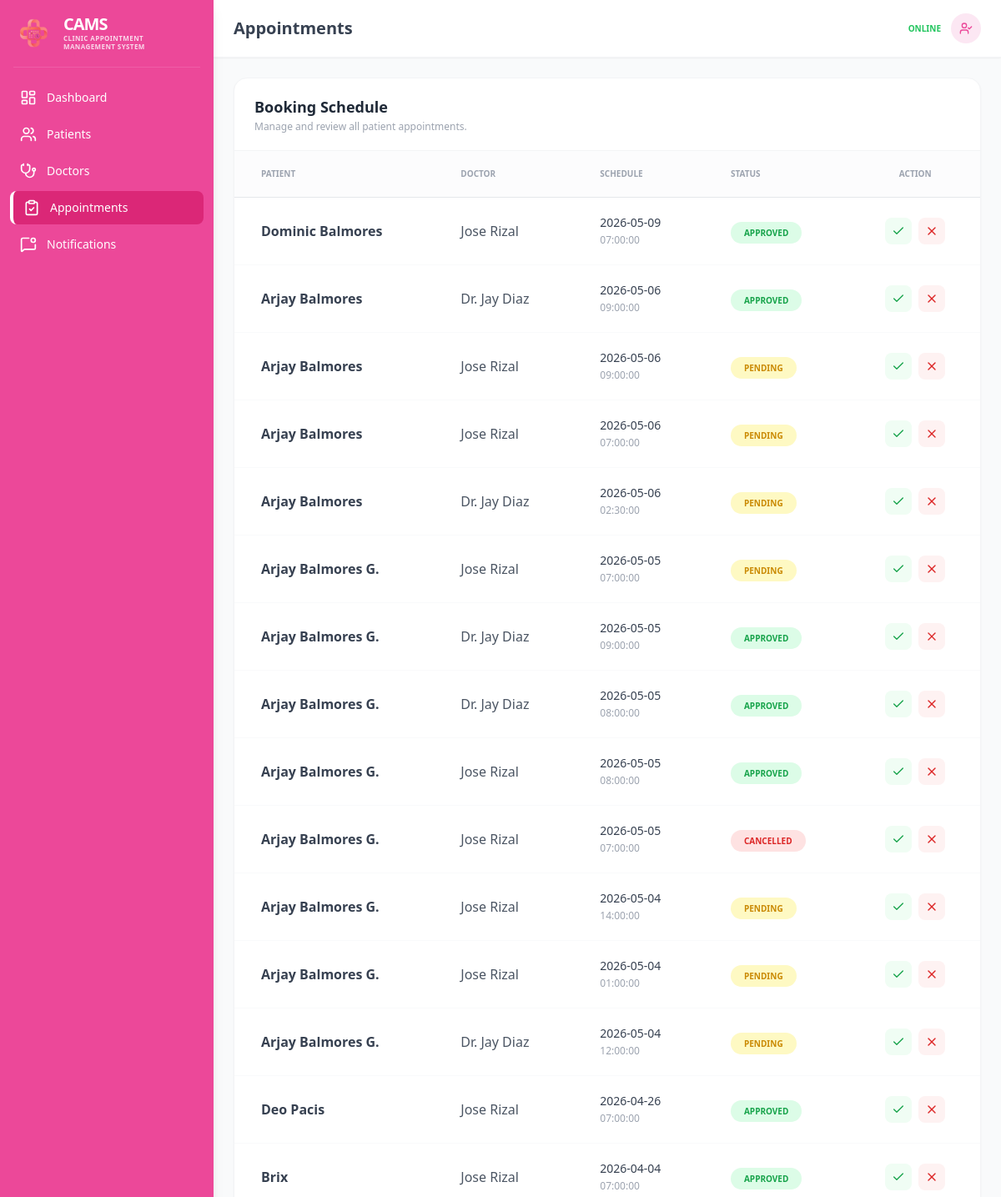
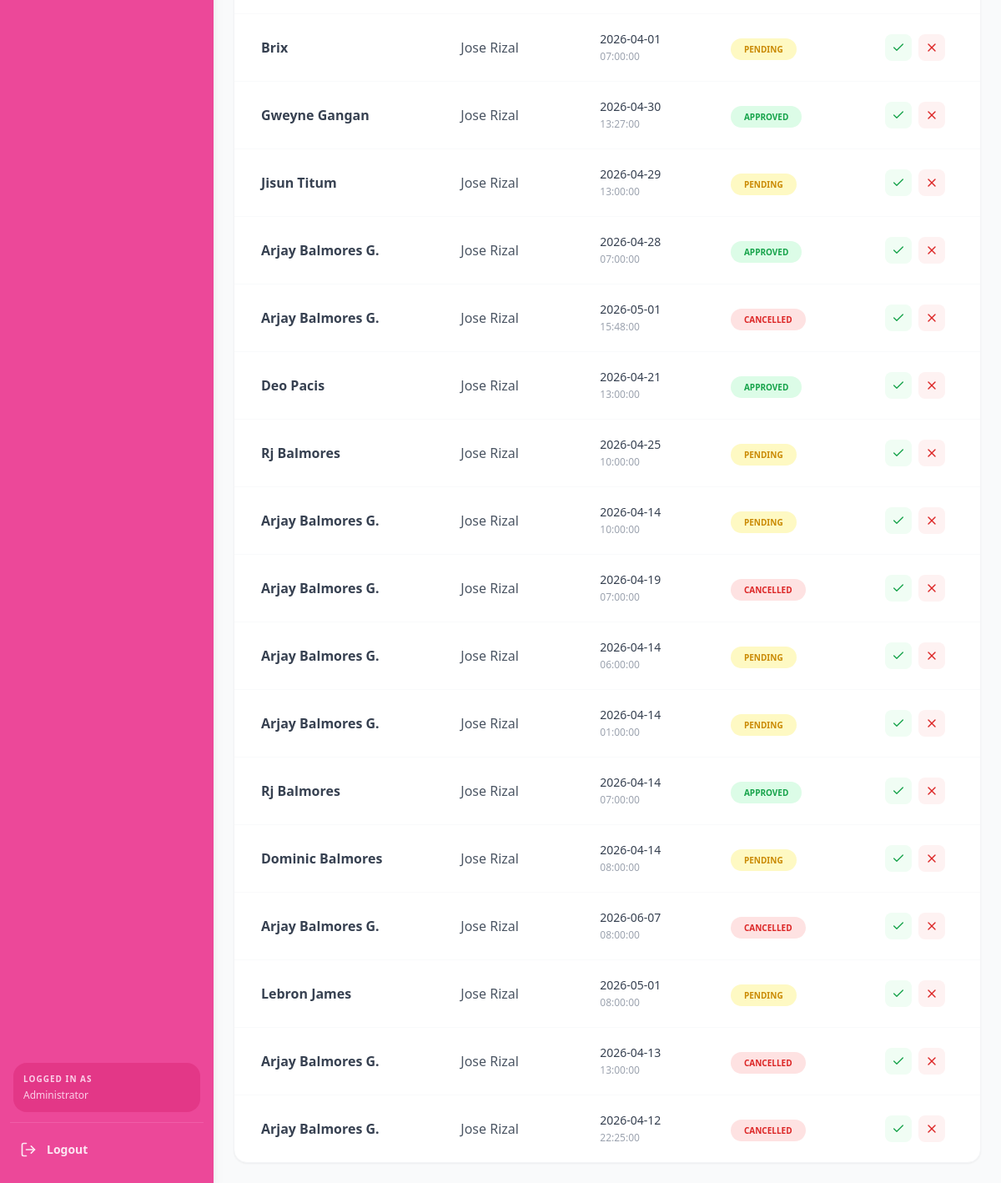
Screenshot of /appointment_dashB.php (signed in) with the database file from the repository (2 pictures, top to bottom).
### tables this page shows
CREATE TABLE `appointments` (
  `id` int(11) NOT NULL,
  `patient_id` int(11) NOT NULL,
  `doctor_id` int(11) NOT NULL,
  `appointment_date` date NOT NULL,
  `appointment_time` time NOT NULL,
  `status` enum('pending','approved','completed','cancelled') DEFAULT 'pending',
  `remarks` text DEFAULT NULL,
  `created_at` timestamp NOT NULL DEFAULT current_timestamp()
);

CREATE TABLE `patients` (
  `id` int(11) NOT NULL,
  `name` varchar(100) NOT NULL,
  `age` int(11) DEFAULT NULL,
  `gender` varchar(10) DEFAULT NULL,
  `contact` varchar(20) NOT NULL,
  `email` varchar(100) NOT NULL,
  `address` text DEFAULT NULL,
  `status` varchar(20) DEFAULT 'Pending',
  `created_at` timestamp NOT NULL DEFAULT current_timestamp()
);

CREATE TABLE `doctors` (
  `id` int(11) NOT NULL,
  `name` varchar(100) NOT NULL,
  `specialization` varchar(100) DEFAULT NULL,
  `contact` varchar(20) DEFAULT NULL,
  `status` enum('available','unavailable') DEFAULT 'available',
  `created_at` timestamp NOT NULL DEFAULT current_timestamp()
);

### appointment_dashB.php (the view, shortened to what this page needs)
<?php
include("conn.php");
?>
<!DOCTYPE html>
<html lang="en">
<head>
    <script src="https://cdn.tailwindcss.com"></script>
</head>
<body class="bg-gray-50 overflow-hidden">
<div class="flex h-screen overflow-hidden">
    <aside id="sidebar" class="fixed md:static inset-y-0 left-0 z-50 w-64 bg-pink-500 text-white flex flex-col shadow-lg
                               -translate-x-full md:translate-x-0 transition-transform duration-300">
        <div class="flex items-center p-4 gap-3">
            <img class="w-12 h-12 flex-shrink-0" src="mainlogo.png" alt="CAMS Logo">
            <div>
                <h1 class="font-bold text-xl uppercase tracking-tighter leading-none">CAMS</h1>
                <p class="font-bold text-[8px] text-pink-100 uppercase tracking-wider opacity-90 leading-tight mt-0.5">
                    Clinic Appointment <br> Management System
                </p>
            </div>
        </div>
        <hr class="border-pink-400 mx-4 opacity-50">
        <nav class="mt-4 flex-1 px-3">
            <ul class="space-y-1">
                <li><a href="admin_dashboard.php" class="flex items-center hover:bg-pink-600 px-3 py-2.5 rounded-lg transition-all"><i data-lucide="layout-dashboard" class="w-5 h-5 flex-shrink-0"></i><span class="ml-3 font-medium text-sm whitespace-nowrap">Dashboard</span></a></li>
                <li><a href="patients_dashB.php" class="flex items-center hover:bg-pink-600 px-3 py-2.5 rounded-lg transition-all"><i data-lucide="users" class="w-5 h-5 flex-shrink-0"></i><span class="ml-3 font-medium text-sm whitespace-nowrap">Patients</span></a></li>
                <li><a href="doctors_dashB.php" class="flex items-center hover:bg-pink-600 px-3 py-2.5 rounded-lg transition-all"><i data-lucide="stethoscope" class="w-5 h-5 flex-shrink-0"></i><span class="ml-3 font-medium text-sm whitespace-nowrap">Doctors</span></a></li>
                <li><a href="appointment_dashB.php" class="flex items-center bg-pink-600 border-l-4 border-white px-3 py-2.5 rounded-lg transition-all"><i data-lucide="clipboard-check" class="w-5 h-5 flex-shrink-0"></i><span class="ml-3 font-medium text-sm whitespace-nowrap">Appointments</span></a></li>
                <li><a href="notification_dashB.php" class="flex items-center hover:bg-pink-600 px-3 py-2.5 rounded-lg transition-all"><i data-lucide="message-square-dot" class="w-5 h-5 flex-shrink-0"></i><span class="ml-3 font-medium text-sm whitespace-nowrap">Notifications</span></a></li>
            </ul>
        </nav>
        <div class="px-4 pb-3">
            <div class="bg-pink-600/50 rounded-2xl p-3">
                <p class="text-[10px] text-pink-200 font-bold uppercase tracking-widest mb-1">Logged in as</p>
                <p class="text-pink-200 text-xs">Administrator</p>
            </div>
        </div>
        <div class="px-3 pb-5">
            <hr class="border-pink-400 mb-3 opacity-50">
            <button onclick="location.href='logout.php'" class="w-full flex items-center px-3 py-2.5 hover:bg-pink-700 rounded-xl transition-all text-pink-100 hover:text-white">
                <i data-lucide="log-out" class="w-5 h-5 flex-shrink-0"></i>
                <span class="ml-3 font-bold text-sm">Logout</span>
            </button>
        </div>
    </aside>
    <div class="flex-1 flex flex-col min-w-0 overflow-hidden">
        <header class="bg-white border-b border-gray-100 shadow-sm px-6 py-4 flex justify-between items-center flex-shrink-0">
            <div class="flex items-center gap-4">
                <h2 class="text-xl font-bold text-gray-700">Appointments</h2>
            </div>
            <div class="flex items-center gap-3">
                <div class="text-right hidden sm:block">
                    <p class="text-[10px] text-green-500 font-semibold uppercase">Online</p>
                </div>
                <div class="w-9 h-9 bg-pink-100 rounded-full flex items-center justify-center text-pink-500">
                    <i data-lucide="user-check" class="w-4 h-4"></i>
                </div>
            </div>
        </header>
        <div class="flex-1 overflow-y-auto custom-scrollbar p-6">
            <div class="bg-white rounded-2xl shadow-sm border border-gray-100 overflow-hidden">
                <div class="px-6 py-5 border-b border-gray-100">
                    <h3 class="text-lg font-black text-gray-800">Booking Schedule</h3>
                    <p class="text-xs text-gray-400 font-medium mt-0.5">Manage and review all patient appointments.</p>
                </div>
                <div class="overflow-x-auto">
                    <table class="w-full text-left">
                        <thead>
                            <tr class="bg-gray-50/50 text-gray-400 uppercase text-[10px] font-black border-b">
                                <th class="px-8 py-5">Patient</th>
                                <th class="px-8 py-5">Doctor</th>
                                <th class="px-8 py-5">Schedule</th>
                                <th class="px-8 py-5">Status</th>
                                <th class="px-8 py-5 text-center">Action</th>
                            </tr>
                        </thead>
                        <tbody class="divide-y divide-gray-50">
                            <?php
                            $result = mysqli_query($conn, "
                                SELECT a.*, p.name AS patient, d.name AS doctor
                                FROM appointments a
                                JOIN patients p ON a.patient_id = p.id
                                JOIN doctors d ON a.doctor_id = d.id
                                ORDER BY a.id DESC
                            ");
                            while ($row = mysqli_fetch_assoc($result)):
                                $status      = $row['status'];
                                $patient     = htmlspecialchars($row['patient']);
                                $doctor      = htmlspecialchars($row['doctor']);
                                $appt_date   = htmlspecialchars($row['appointment_date']);
                                $appt_time   = htmlspecialchars($row['appointment_time']);
                                $status_class = match($status) {
                                    'approved'  => 'bg-green-100 text-green-600',
                                    'pending'   => 'bg-yellow-100 text-yellow-600',
                                    default     => 'bg-red-100 text-red-600',
                                };
                            ?>
                            <tr class="hover:bg-pink-50/30 transition-all">
                                <td class="px-8 py-5 font-bold text-gray-700"><?= $patient; ?></td>
                                <td class="px-8 py-5 text-gray-600"><?= $doctor; ?></td>
                                <td class="px-8 py-5 text-sm">
                                    <span class="font-medium text-gray-700"><?= $appt_date; ?></span><br>
                                    <span class="text-xs text-gray-400"><?= $appt_time; ?></span>
                                </td>
                                <td class="px-8 py-5">
                                    <span class="<?= $status_class; ?> px-4 py-1.5 rounded-full text-[10px] font-black uppercase"><?= htmlspecialchars($status); ?></span>
                                </td>
                                <td class="px-8 py-5">
                                    <div class="flex justify-center gap-2">
                                        <a href="?approve=<?= $row['id']; ?>" title="Approve" class="bg-green-50 text-green-600 p-2 rounded-lg hover:bg-green-500 hover:text-white transition-all">
                                            <i data-lucide="check" class="w-4 h-4"></i>
                                        </a>
                                        <button onclick="confirmCancel(<?= $row['id']; ?>)" title="Cancel" class="bg-red-50 text-red-600 p-2 rounded-lg hover:bg-red-500 hover:text-white transition-all">
                                            <i data-lucide="x" class="w-4 h-4"></i>
                                        </button>
                                    </div>
                                </td>
                            </tr>
                            <?php endwhile; ?>
                        </tbody>
                    </table>
                </div>
            </div>
        </div>
    </div>
</div>
</body>
</html>

### rows the page displays
appointments: patient.name "Dominic Balmores", doctor.name "Jose Rizal", appointment_date "2026-05-09", appointment_time "07:00:00", status "APPROVED"
appointments: patient.name "Arjay Balmores", doctor.name "Dr. Jay Diaz", appointment_date "2026-05-06", appointment_time "09:00:00", status "APPROVED"
appointments: patient.name "Arjay Balmores", doctor.name "Jose Rizal", appointment_date "2026-05-06", appointment_time "09:00:00", status "PENDING"
appointments: patient.name "Arjay Balmores", doctor.name "Jose Rizal", appointment_date "2026-05-06", appointment_time "07:00:00", status "PENDING"
appointments: patient.name "Arjay Balmores", doctor.name "Dr. Jay Diaz", appointment_date "2026-05-06", appointment_time "02:30:00", status "PENDING"
appointments: patient.name "Arjay Balmores G.", doctor.name "Jose Rizal", appointment_date "2026-05-05", appointment_time "07:00:00", status "PENDING"
appointments: patient.name "Arjay Balmores G.", doctor.name "Dr. Jay Diaz", appointment_date "2026-05-05", appointment_time "09:00:00", status "APPROVED"
appointments: patient.name "Arjay Balmores G.", doctor.name "Dr. Jay Diaz", appointment_date "2026-05-05", appointment_time "08:00:00", status "APPROVED"
appointments: patient.name "Arjay Balmores G.", doctor.name "Jose Rizal", appointment_date "2026-05-05", appointment_time "08:00:00", status "APPROVED"
appointments: patient.name "Arjay Balmores G.", doctor.name "Jose Rizal", appointment_date "2026-05-05", appointment_time "07:00:00", status "CANCELLED"
appointments: patient.name "Arjay Balmores G.", doctor.name "Jose Rizal", appointment_date "2026-05-04", appointment_time "14:00:00", status "PENDING"
appointments: patient.name "Arjay Balmores G.", doctor.name "Jose Rizal", appointment_date "2026-05-04", appointment_time "01:00:00", status "PENDING"
appointments: patient.name "Arjay Balmores G.", doctor.name "Dr. Jay Diaz", appointment_date "2026-05-04", appointment_time "12:00:00", status "PENDING"
appointments: patient.name "Deo Pacis", doctor.name "Jose Rizal", appointment_date "2026-04-26", appointment_time "07:00:00", status "APPROVED"
appointments: patient.name "Brix", doctor.name "Jose Rizal", appointment_date "2026-04-04", appointment_time "07:00:00", status "APPROVED"
appointments: patient.name "Brix", doctor.name "Jose Rizal", appointment_date "2026-04-01", appointment_time "07:00:00", status "PENDING"
appointments: patient.name "Gweyne Gangan", doctor.name "Jose Rizal", appointment_date "2026-04-30", appointment_time "13:27:00", status "APPROVED"
appointments: patient.name "Jisun Titum", doctor.name "Jose Rizal", appointment_date "2026-04-29", appointment_time "13:00:00", status "PENDING"
appointments: patient.name "Arjay Balmores G.", doctor.name "Jose Rizal", appointment_date "2026-04-28", appointment_time "07:00:00", status "APPROVED"
appointments: patient.name "Arjay Balmores G.", doctor.name "Jose Rizal", appointment_date "2026-05-01", appointment_time "15:48:00", status "CANCELLED"
appointments: patient.name "Deo Pacis", doctor.name "Jose Rizal", appointment_date "2026-04-21", appointment_time "13:00:00", status "APPROVED"
appointments: patient.name "Rj Balmores", doctor.name "Jose Rizal", appointment_date "2026-04-25", appointment_time "10:00:00", status "PENDING"
appointments: patient.name "Arjay Balmores G.", doctor.name "Jose Rizal", appointment_date "2026-04-14", appointment_time "10:00:00", status "PENDING"
appointments: patient.name "Arjay Balmores G.", doctor.name "Jose Rizal", appointment_date "2026-04-19", appointment_time "07:00:00", status "CANCELLED"
appointments: patient.name "Arjay Balmores G.", doctor.name "Jose Rizal", appointment_date "2026-04-14", appointment_time "06:00:00", status "PENDING"
appointments: patient.name "Arjay Balmores G.", doctor.name "Jose Rizal", appointment_date "2026-04-14", appointment_time "01:00:00", status "PENDING"
appointments: patient.name "Rj Balmores", doctor.name "Jose Rizal", appointment_date "2026-04-14", appointment_time "07:00:00", status "APPROVED"
appointments: patient.name "Dominic Balmores", doctor.name "Jose Rizal", appointment_date "2026-04-14", appointment_time "08:00:00", status "PENDING"
appointments: patient.name "Arjay Balmores G.", doctor.name "Jose Rizal", appointment_date "2026-06-07", appointment_time "08:00:00", status "CANCELLED"
appointments: patient.name "Lebron James", doctor.name "Jose Rizal", appointment_date "2026-05-01", appointment_time "08:00:00", status "PENDING"
appointments: patient.name "Arjay Balmores G.", doctor.name "Jose Rizal", appointment_date "2026-04-13", appointment_time "13:00:00", status "CANCELLED"
appointments: patient.name "Arjay Balmores G.", doctor.name "Jose Rizal", appointment_date "2026-04-12", appointment_time "22:25:00", status "CANCELLED"
